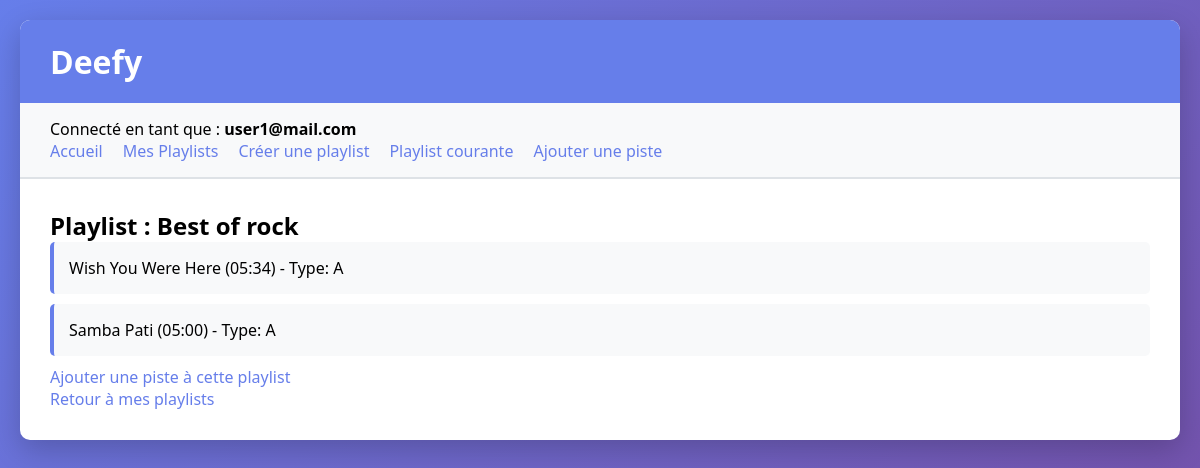
/index.php?action=display-playlist&id=1 (signed in), run on an earlier commit of the app's database.
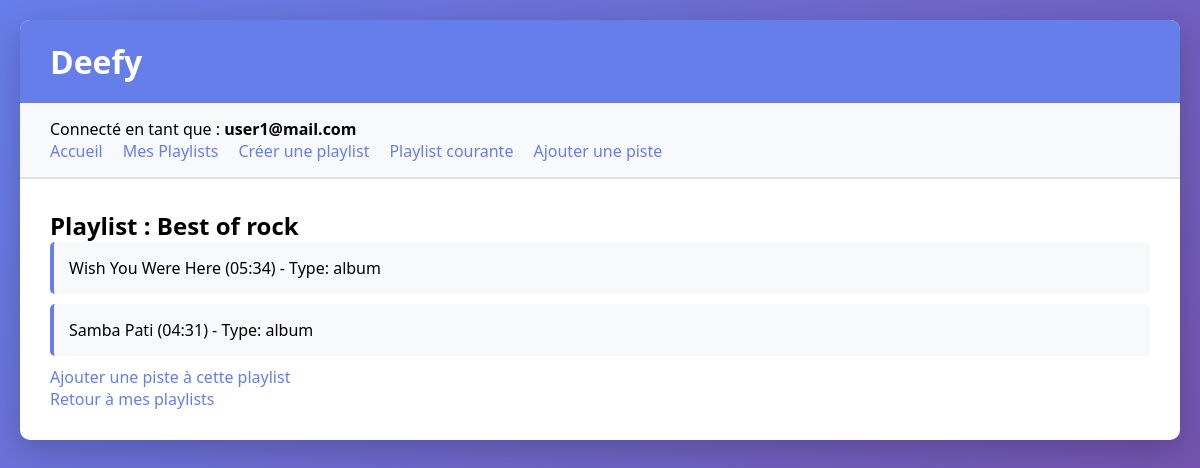
And on a later commit of the database.
### tables this page shows
CREATE TABLE `playlist` (
                            `id` int(11) NOT NULL AUTO_INCREMENT,
                            `nom` varchar(100) NOT NULL,
                            `user_id` int(11) NOT NULL,
                            PRIMARY KEY (`id`),
                            KEY `user_id` (`user_id`),
                            CONSTRAINT `playlist_ibfk_user` FOREIGN KEY (`user_id`) REFERENCES `User` (`id`) ON DELETE CASCADE
);

CREATE TABLE `track` (
                         `id` int(11) NOT NULL AUTO_INCREMENT,
                         `titre` varchar(100) NOT NULL,
                         `genre` varchar(30) DEFAULT NULL,
                         `duree` int(3) DEFAULT NULL,
                         `filename` varchar(255) DEFAULT NULL,
                         `type` varchar(30) DEFAULT NULL,
                         `artiste_album` varchar(30) DEFAULT NULL,
                         `titre_album` varchar(30) DEFAULT NULL,
                         `annee_album` int(4) DEFAULT NULL,
                         `numero_album` int(11) DEFAULT NULL,
                         `auteur_podcast` varchar(100) DEFAULT NULL,
                         `date_posdcast` date DEFAULT NULL,
                         PRIMARY KEY (`id`)
);

### src/Action/Action.php (called while the page is built, shortened)
<?php
abstract class Action {
    public function __construct(){
        $this->execute();
    }
}

### index.php (called while the page is built, shortened)
<?php
$dispatcher = new Dispatcher();
$dispatcher->run();

### src/Repository/DeefyRepository.php (called while the page is built, shortened)
<?php
class DeefyRepository
{
    private PDO $pdo;
    private static ?DeefyRepository $instance = null;
    private static array $config = [];
    private function __construct(array $conf) {
        $this->pdo = new PDO($conf['dsn'], $conf['user'], $conf['pass'],
            [PDO::ATTR_ERRMODE => PDO::ERRMODE_EXCEPTION]);
    }
    public static function getInstance(){
        if (is_null(self::$instance)) {
            self::$instance = new DeefyRepository(self::$config);
        }
        return self::$instance;
    }
    public static function setConfig(string $file) {
        $conf = parse_ini_file($file);
        self::$config = [
            'dsn'=> $conf['driver'].':host='.$conf['host'].';dbname='.$conf['database'],
            'user'=> $conf['username'],
            'pass'=> $conf['password']
        ];
    }
    public function getPlaylistWithTracks(int $playlistId): array {
        try {
            $stmt = $this->pdo->prepare("SELECT id, nom, user_id FROM playlist WHERE id = ?");
            $stmt->execute([$playlistId]);
            $playlist = $stmt->fetch(PDO::FETCH_ASSOC);
            $stmt = $this->pdo->prepare("
            SELECT t.*
            FROM track t
            INNER JOIN playlist2track pt ON t.id = pt.id_track
            WHERE pt.id_pl = ?
            ORDER BY pt.no_piste_dans_liste
        ");
            $stmt->execute([$playlistId]);
            $tracks = $stmt->fetchAll(PDO::FETCH_ASSOC);
            return [
                'id' => $playlist['id'],
                'nom' => $playlist['nom'],
                'user_id' => $playlist['user_id'],
                'tracks' => $tracks
            ];
        } catch (Exception $e) {
            throw new Exception("Erreur lors de la récupération de la playlist: " . $e->getMessage());
        }
    }
}

### src/Action/DisplayPlaylistAction.php (the view, shortened to what this page needs)
<?php
class DisplayPlaylistAction extends Action
{
    public function execute(): string
    {
        $playlistId = filter_input(INPUT_GET, 'id', FILTER_VALIDATE_INT);
        $repo = DeefyRepository::getInstance();
        try {
            $playlistData = $repo->getPlaylistWithTracks($playlistId);
            $nom = htmlspecialchars($playlistData['nom']);
            $tracks = $playlistData['tracks'];
            $html = "<h2>Playlist : $nom</h2>";
            if (empty($tracks)) {
                $html .= '<p>Cette playlist est vide.</p>';
            } else {
                $html .= '<ul class="track-list">';
                foreach ($tracks as $track) {
                    $titre = htmlspecialchars($track['titre']);
                    $duree = gmdate("i:s", $track['duree']);
                    $type = htmlspecialchars($track['type']);
                    $html .= "<li>$titre ($duree) - Type: $type</li>";
                }
                $html .= '</ul>';
            }
            $html .= '<p><a href="index.php?action=add-track">Ajouter une piste à cette playlist</a></p>';
            $html .= '<p><a href="index.php?action=my-playlists">Retour à mes playlists</a></p>';
            return $html;
        } catch (\Exception $e) {
            return '<p class="error">Erreur : ' . htmlspecialchars($e->getMessage()) . '</p>';
        }
    }
}

### src/Dispatch/Dispatcher.php (shortened to what this page needs)
<?php
class Dispatcher
{
    private string $action;
    public function __construct()
    {
        $this->action = $_GET['action'] ?? 'default';
    }
    public function run(): void
    {
        $html = match($this->action) {
            'add-playlist' => (new \IUT\Deefy\Action\AddPlaylistAction())->execute(),
            'add-track' => (new \IUT\Deefy\Action\AddPodcastTrackAction())->execute(),
            'signin' => (new \IUT\Deefy\Action\SigninAction())->execute(),
            'add-user' => (new \IUT\Deefy\Action\AddUserAction())->execute(),
            'my-playlists' => (new \IUT\Deefy\Action\DisplayPlaylistsAction())->execute(),
            'display-playlist' => (new \IUT\Deefy\Action\DisplayPlaylistAction())->execute(),
            default => (new \IUT\Deefy\Action\DefaultAction())->execute(),
        };
        $this->renderPage($html);
    }
    private function renderPage(string $html): void
    {
        $isAuthenticated = isset($_SESSION['user']);
        $userEmail = $isAuthenticated ? htmlspecialchars($_SESSION['user']['email']) : '';
        $nav = '<nav class="main-nav">';
        if ($isAuthenticated) {
            $nav .= '<p>Connecté en tant que : <strong>' . $userEmail . '</strong></p>';
            $nav .= '<ul>';
            $nav .= '<li><a href="index.php">Accueil</a></li>';
            $nav .= '<li><a href="index.php?action=my-playlists">Mes Playlists</a></li>';
            $nav .= '<li><a href="index.php?action=add-playlist">Créer une playlist</a></li>';
            if (isset($_SESSION['current_playlist_id'])) {
                $nav .= '<li><a href="index.php?action=display-playlist">Playlist courante</a></li>';
                $nav .= '<li><a href="index.php?action=add-track">Ajouter une piste</a></li>';
            }
            $nav .= '</ul>';
        } else {
            $nav .= '<ul>';
            $nav .= '<li><a href="index.php">Accueil</a></li>';
            $nav .= '<li><a href="index.php?action=signin">Connexion</a></li>';
            $nav .= '<li><a href="index.php?action=add-user">Inscription</a></li>';
            $nav .= '</ul>';
        }
        $nav .= '</nav>';
        echo <<<HTML
    <!DOCTYPE html>
    <html lang="fr">
    <head>
    </head>
    <body>
        <div class="container">
            <header>
                <h1>Deefy</h1>
            </header>
            $nav
            <main>
                $html
            </main>
        </div>
    </body>
    </html>
    HTML;
    }
}

What changed in the data, as far as the page shows it:
changed track "Wish You Were Here": type "A" → "album"
changed track "Samba Pati": duree "05:00" → "04:31"; type "A" → "album"
